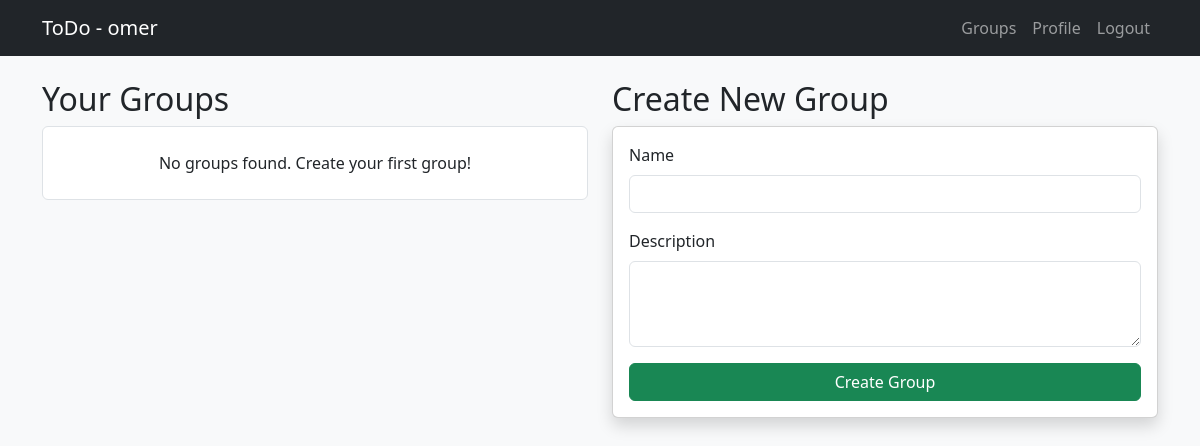
Before: /groups (signed in) with the older database file.
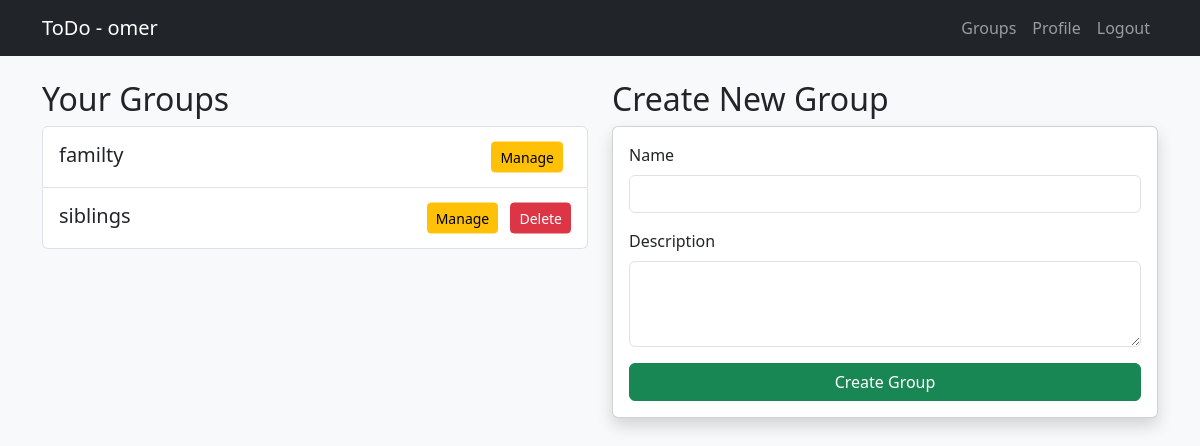
After: the same page with the newer database file.
### app/models/user.py (models this page shows, shortened)
class User(UserMixin, db.Model):
    __tablename__ = "users"
    id = db.Column(db.Integer, primary_key=True)
    username = db.Column(db.String(12), unique=True, nullable=False)
    password_hash = db.Column(db.String(128), nullable=False)
    user_groups = db.relationship('UserGroup', back_populates='user')
    @property
    def groups(self) -> list['Group | None']:
        return [ug.group for ug in self.user_groups]

### app/models/group.py (models this page shows, shortened)
class Group(db.Model):
    __tablename__ = "groups"
    id = db.Column(db.Integer, primary_key=True)
    name = db.Column(db.String(50), nullable=False)
    description = db.Column(db.Text)
    group_users = db.relationship('UserGroup', back_populates='group', cascade='all, delete-orphan')
    tasks = db.relationship('Task', backref='group', cascade='all, delete-orphan')
    def get_user_role(self, user_id: int) -> int | None:
        membership = UserGroup.query.filter_by(group_id=self.id, user_id=user_id).first()
        return membership.role if membership else None
    def is_owner(self, user_id: int) -> bool:
        return self.get_user_role(user_id) == 2

### app/routes/groups.py (the view, shortened to what this page needs)
@groups_bp.route("/groups", methods=["GET", "POST"])
@login_required
def manage_groups():
    form = GroupForm()
    sorted_groups = sorted(current_user.groups, key=lambda g: g.name.lower())
    return render_template("groups/main.html", form=form, groups=sorted_groups)

### app/forms/groups.py
class GroupForm(FlaskForm):
    name = StringField("Name", validators=[
        DataRequired(),
        Regexp(r"^[A-Za-z0-9 ]{3,50}$",
               message="Name: 3-50 alphanumeric characters and spaces.")
    ])
    description = TextAreaField("Description", validators=[Optional()])
    submit = SubmitField("Create Group")

### app/extensions.py (called while the page is built)
@login_manager.user_loader
def load_user(user_id):
    from app.models.user import User
    return User.query.get(user_id)

### app/templates/groups/main.html (shortened to what this page needs)
{% extends "base.html" %}
{% block content %}
<div class="row">
    <div class="col-md-6">
        <h2>Your Groups</h2>
        <div class="list-group">
            {% for group in groups %}
                <div class="list-group-item list-group-item-action p-0">
                    <a href="{{ url_for('tasks.manage_tasks', group_id=group.id) }}"
                       class="text-decoration-none text-dark p-3 d-block">
                        <div class="d-flex justify-content-between align-items-center">
                            <div class="flex-grow-1 me-3">
                                <h5 class="mb-1">{{ group.name }}</h5>
                            </div>
                        </div>
                    </a>
                    <div class="position-absolute top-50 end-0 translate-middle-y pe-3">
                        <a href="{{ url_for('groups.manage_single_group', group_id=group.id) }}"
                           class="btn btn-warning btn-sm me-2"
                           onclick="event.stopPropagation()">Manage</a>
                        {% if group.is_owner(current_user.id) %}
                            <form method="POST" action="{{ url_for('groups.manage_groups') }}"
                                  class="d-inline"
                                  onclick="event.stopPropagation()">
                                <button type="submit" class="btn btn-danger btn-sm"
                                        onclick="return confirm('Delete this group permanently?')">
                                    Delete
                                </button>
                            </form>
                        {% endif %}
                    </div>
                </div>
            {% else %}
                <div class="list-group-item text-center py-4">
                    No groups found. Create your first group!
                </div>
            {% endfor %}
        </div>
    </div>
    <div class="col-md-6">
        <h2>Create New Group</h2>
        <div class="card shadow">
            <div class="card-body">
                <form method="POST" action="{{ url_for('groups.manage_groups') }}">
                    <div class="mb-3">
                        {{ form.name.label(class="form-label") }}
                        {{ form.name(class="form-control") }}
                    </div>
                    <div class="mb-3">
                        {{ form.description.label(class="form-label") }}
                        {{ form.description(class="form-control", rows="3") }}
                    </div>
                    <div class="d-grid">
                        {{ form.submit(class="btn btn-success") }}
                    </div>
                </form>
            </div>
        </div>
    </div>
</div>
{% endblock %}

### app/templates/base.html (shortened to what this page needs)
<!DOCTYPE html>
<html lang="en">
<head>
    <link href="https://cdn.jsdelivr.net/npm/bootstrap@5.3.0/dist/css/bootstrap.min.css" rel="stylesheet">
</head>
<body class="bg-light">
    <nav class="navbar navbar-expand-lg navbar-dark bg-dark">
        <div class="container">
            <a class="navbar-brand" href="{{ url_for('index.home') }}">
                ToDo{% if current_user.is_authenticated %} - {{ current_user.username }}{% endif %}
            </a>
            <div class="collapse navbar-collapse" id="navbarNav">
                <ul class="navbar-nav ms-auto">
                    {% if current_user.is_authenticated %}
                        <li class="nav-item"><a class="nav-link" href="{{ url_for('groups.manage_groups') }}">Groups</a></li>
                        <li class="nav-item"><a class="nav-link" href="{{ url_for('profile.manage_profile') }}">Profile</a></li>
                        <li class="nav-item"><a class="nav-link" href="{{ url_for('auth.logout') }}">Logout</a></li>
                    {% else %}
                        <li class="nav-item"><a class="nav-link" href="{{ url_for('auth.login') }}">Login</a></li>
                        <li class="nav-item"><a class="nav-link" href="{{ url_for('auth.register') }}">Register</a></li>
                    {% endif %}
                </ul>
            </div>
        </div>
    </nav>
    <div class="container mt-4">
        {% block content %}{% endblock %}
    </div>
</body>
</html>

Changed rows visible on the page:
now on this page (row edited): Group: name "familty"
now on this page (row edited): Group: name "siblings"
Other visible differences:
text no longer shown: "No groups found. Create your first group!"
